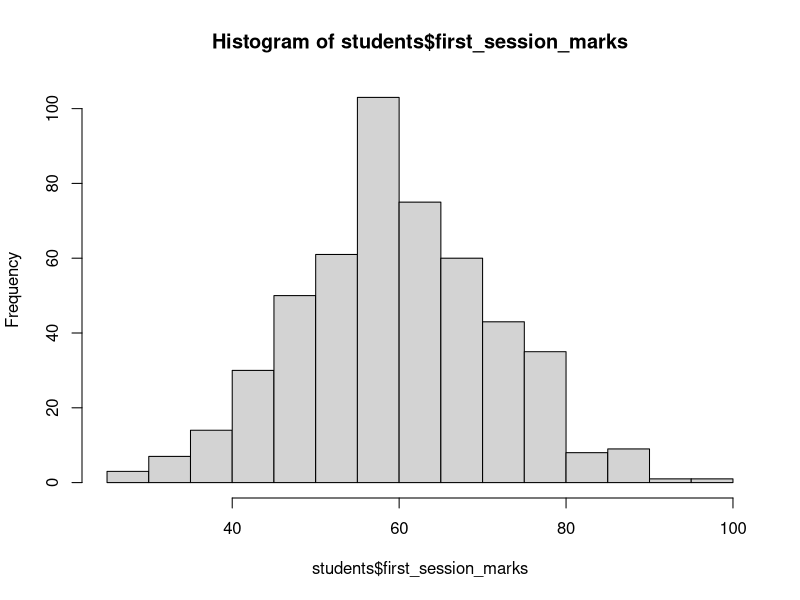
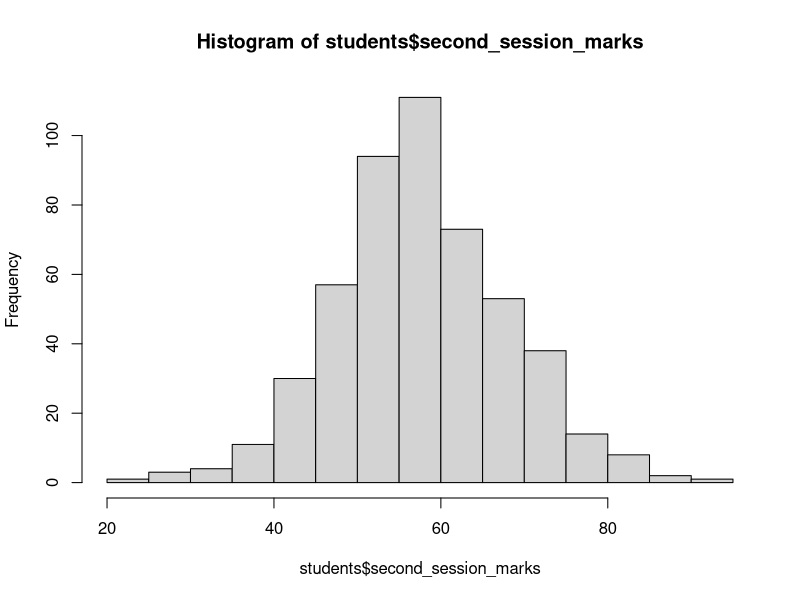
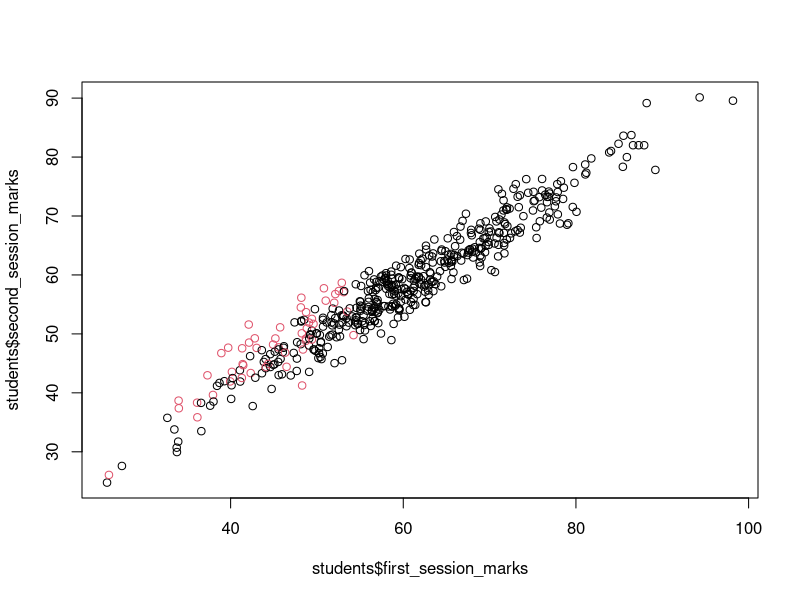
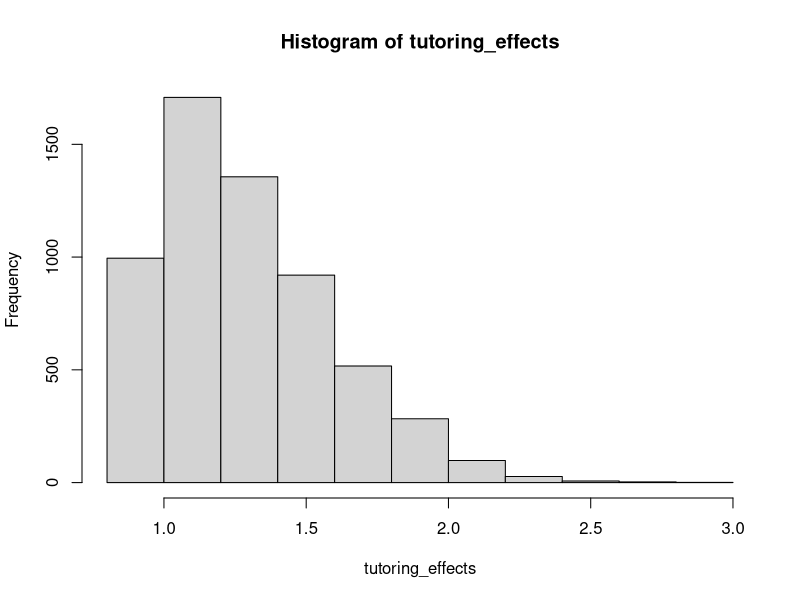
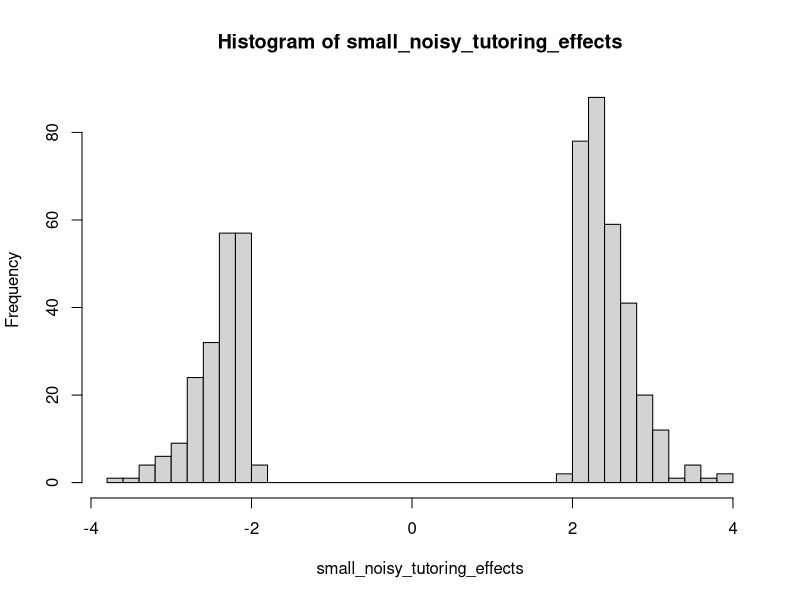

The R script that drew these images, in order:
## ---- chunk 1
knitr::opts_chunk$set(echo = TRUE)
## ---- chunk 2
set.seed(42)
n_students <- 500
n_tutoring <- 50
meanmark <- 60.0
marks_sd <- 12.0


aptitude <- rnorm(n_students, 0.0, 1.0)
students <- data.frame(aptitude)

## ---- chunk 3

luck <- 2

students$first_session_marks <- rnorm(n_students, students$aptitude*marks_sd + meanmark, luck)

#It is possible for some values to fall off the scale.
students$first_session_marks[students$first_session_marks > 100] <- 100
students$first_session_marks[students$first_session_marks < 0] <- 0


hist(students$first_session_marks, breaks = 15)

## ---- chunk 4

students <- students[order(students$first_session_marks),]

n_tutoring_places_accepted <- 0
tutored <- rep(0, n_students)
i <- 1
while (n_tutoring_places_accepted < n_tutoring & i < n_students) {
 rval <- runif(1) 
 if (rval < 0.8 - students$first_session_marks[i]/100){
   tutored[[i]] <- 1
   n_tutoring_places_accepted <- n_tutoring_places_accepted + 1
 }
 i <- i + 1
}

students$tutored <- tutored

sum(tutored)

## ---- chunk 5
beta_0 <- 58 #This is the mean mark in second session for untutored students
beta_1 <- 0.9
beta_2 <- 3
sigma <- 2 #Luck in second session.

students$second_session_marks.mu <- beta_0 + beta_1*students$aptitude*marks_sd + beta_2*students$tutored
students$second_session_marks <- rnorm(n_students, students$second_session_marks.mu, sigma)

#Once again, it is possible that some values could have fallen off the scale, and this is one simple way to fix that:
students$second_session_marks[students$second_session_marks > 100] <- 100
students$second_session_marks[students$second_session_marks < 0] <- 0


hist(students$second_session_marks, breaks = 15)

## ---- chunk 6

plot(students$first_session_marks, students$second_session_marks, col = factor(students$tutored, levels = c(0,1)))

## ---- chunk 7
regression_model <- lm(second_session_marks ~ first_session_marks + tutored, data = students)
summary(regression_model)
## ---- chunk 8
anova(regression_model)
## ---- chunk 9

power_simulation <- function(n_tutored = 50, n_untutored = 450, tutoring_effect, sigma_secondsession, beta0 = 58, beta1 = 0.9, marks_sd = 12, method = "pval"){
  #Assign aptitude scores and generate first session marks
  nstudents <- n_tutored + n_untutored 
  aptitude <- rnorm(nstudents, 0, 1)
  students <- data.frame(aptitude)
  students$first_session <- rnorm(nstudents, students$aptitude*marks_sd + 60, 2)
  students <- students[order(students$first_session),]
  #Randomly assign tutoring to 50% of students in the bottom n_tutored*2 of first session marks.
  tutored.indices <- sample(seq(1,n_tutored*2), n_tutored)
  tutored <- rep(0, nstudents)
  tutored[tutored.indices] <- 1
  students$tutored <- tutored
  #Generate second session marks from aptitude, with a bump in marks for those who were tutored
  students$second_session <- rnorm(nstudents, beta0 + beta1*students$aptitude*marks_sd + tutoring_effect*students$tutored, sigma_secondsession)
  #Fit  a linear regression to get the p-value on the tutoring effect estimate.
  lmod <- summary(lm(second_session ~ first_session + tutored, data = students))
  if (method == "pval"){return(lmod$coefficients[3,4]) #The pvalue for the tutoring_effect estimate.
    #An option to return the coefficient value only if it is significant.
  } else if (method == "coeff" & lmod$coefficients[3,4] < 0.05){return(lmod$coefficients[3,1])
  } else if (method == "coeff" & lmod$coefficients[3,4] >= 0.05){return(NA)}
}

pvals <- replicate(10000, power_simulation(n_tutored = 50, 
                                           n_untutored = 450, 
                                           tutoring_effect = 1, 
                                           sigma_secondsession = 2))

mean(pvals < 0.05)


## ---- chunk 10
tutoring_effects <- replicate(10000, power_simulation(n_tutored = 50, 
                                                      n_untutored = 450, 
                                                      tutoring_effect = 1, 
                                                      sigma_secondsession = 2, 
                                                      method = "coeff"))

hist(tutoring_effects)
## ---- chunk 11
small_noisy_tutoring_effects <- replicate(10000, power_simulation(n_tutored = 50, 
                                                      n_untutored = 450, 
                                                      tutoring_effect = 0.1, 
                                                      sigma_secondsession = 6, 
                                                      method = "coeff"))

hist(small_noisy_tutoring_effects, breaks = 50)
